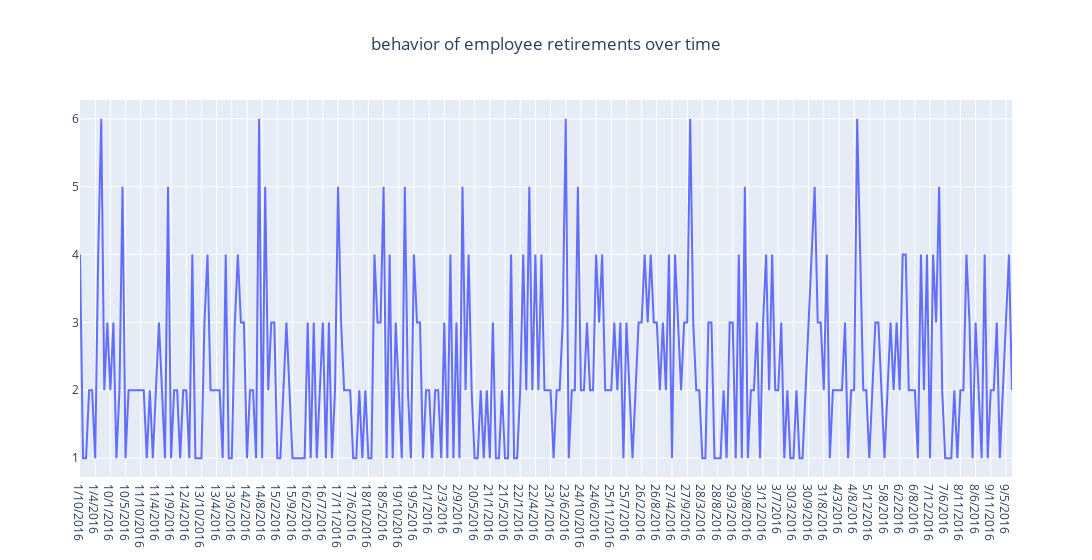

Write notebook code for a chart like this one.
### Code cell
#Comportamiento de los retiros a través del tiempo
base = df_GR.groupby(['retirementDate'])[['Attrition']].count().reset_index()
fig = go.Figure()

fig.add_trace(go.Scatter(
    x=base.retirementDate,
    y=base.Attrition,
    name = 'behavior of employee retirements over time'
))
fig.update_layout(title_text='behavior of employee retirements over time', title_x=0.5, width=1200)
fig.show()

### Figure 1 — Plotly figure (JSON) as saved in the notebook; plotly's stock layout.template omitted (floating-point values rounded to 4 significant figures; data arrays with more than 128 entries replaced by an {"elided": "..."} marker saying what was removed)
{"data": [{"name": "behavior of employee retirements over time", "type": "scatter", "x": {"elided": "308 str values"}, "y": {"elided": "308 int values"}}], "layout": {"title": {"text": "behavior of employee retirements over time", "x": 0.5}, "width": 1200}}
